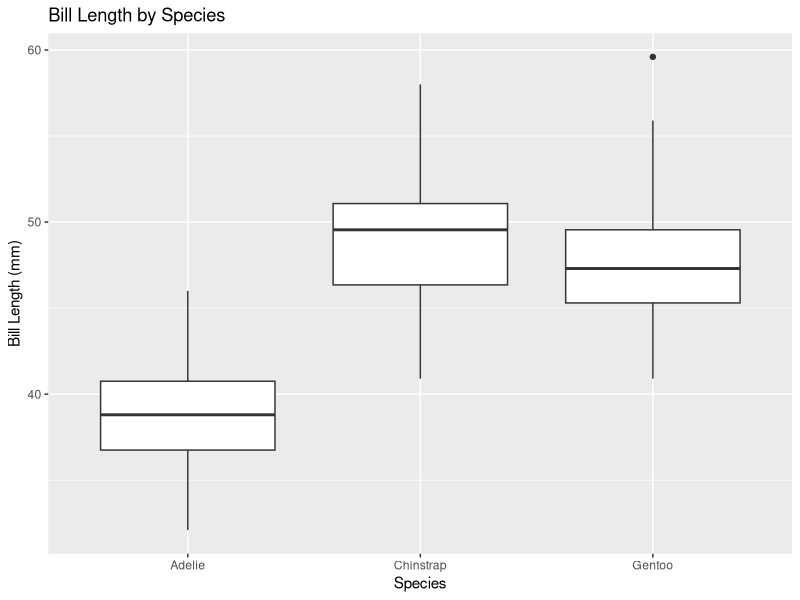
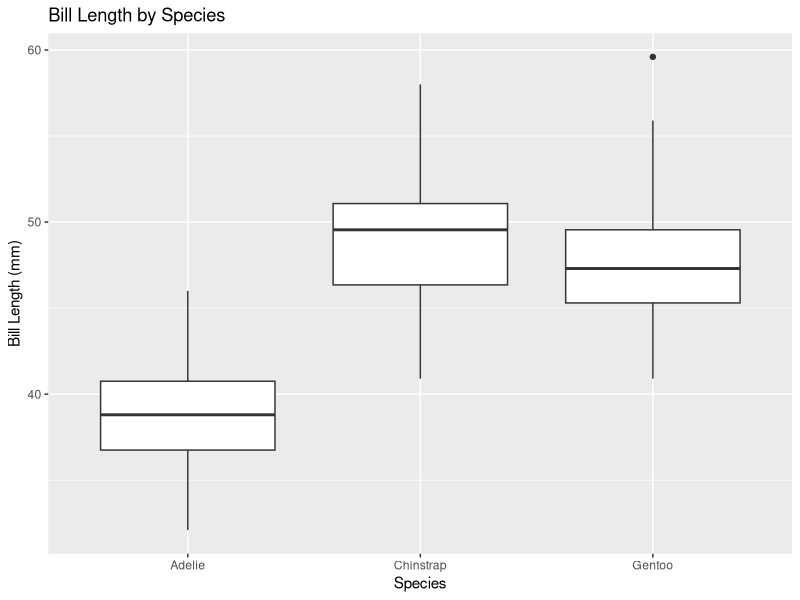

Recreate these plots in R, in order.

            library(ggplot2)
            library(palmerpenguins)
            built_answer <- tryCatch(
                {
                    set.seed(42)
                    ggplot(penguins, aes(x = species, y = bill_length_mm)) + geom_boxplot() + labs(title = "Bill Length by Species", x = "Species", y = "Bill Length (mm)")
                    suppressWarnings(
                        if (!file.exists("/sandbox/figures/bill-length_species_boxplot_labs_answer.png")) {
                            ggsave(
                                width = 3,
                                height = 3,
                                "/sandbox/figures/bill-length_species_boxplot_labs_answer.png"
                            )
                        }
                    )
                    suppressWarnings(
                        ggplot_build(last_plot())
                    )
                },
                error = function(e) {
                    'ERROR'
                }
            )
            built_submission <- tryCatch(
                {
                    set.seed(42)
                    ggplot(penguins, aes(x = species, y = bill_length_mm)) +
  geom_boxplot() +
  labs(title = "Bill Length by Species", x = "Species", y = "Bill Length (mm)")
                    suppressWarnings(
                        ggsave(
                            width = 3,
                            height = 3,
                            "figures/bill-length_species_boxplot_labs_submission_ministral.png"
                        )
                    )
                    suppressWarnings(
                        ggplot_build(last_plot())
                    )
                },
                error = function(e) {
                    'ERROR'
                }
            )
            cat(isTRUE(all.equal(built_answer, built_submission)))
        
